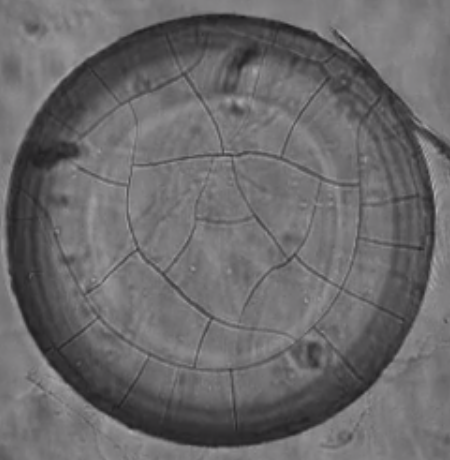
#> input picture image_processing_projects/ORBtest/1-1.PNG, 450 x 460 px, found by its file name
$ python makepuf.py
#> lines starting #> are read from the running program, lines starting #| are printed output that depends on the picture; after the words box and inside, x2 and y2 are one past the last pixel; in counts of white or black regions, pixels touching at a corner belong together
import cv2
import numpy as np
import random
import math
def distan(a,b,x,y):
    return math.sqrt((pow((a-x),2)+(pow((b-y),2))))

def drawrandomcircle(img, num,x,y,r):
    cv2.circle(img,(x,y),2,(255,0,0),3)
    cv2.circle(img,(x,y),r,(0,255,0),3)
    while num > 0:
        rnum1 = random.randrange(0,450)-x#첫번째 원의 중점을 원점으로한 좌표로 변환
        rnum2 = -(random.randrange(0,450)-y)#첫번째 원의 중점을 원점으로한 좌표로 변환
        print (rnum1, rnum2)
        if(pow(rnum1,2) + pow(rnum2,2) < pow(r,2) ) & (distan(rnum1,rnum2,0,0)<(r*1/3)):#1이하 0이상으로 곱해저야함, 2/3이하 추천, 작으면 작을수록 내부 원이 커짐
            rr = random.randrange(int(0.7*(r-distan(rnum1,rnum2,0,0))),int(r-distan(rnum1,rnum2,0,0)))
            cv2.circle(img,(rnum1+x,y-rnum2),2,(255,255,0),3)#출력시에는 다시 원래의 좌표계로 변환해줘야함
            cv2.circle(img,(rnum1+x,y-rnum2),rr,(255,255,0),3)#0.7최소 원반지름 크면 클수록 큰원나옴
            break
        #if(num > 0):
            #drawrandomcircle(img, num-1,rnum1+x,y-rnum2,rr)
    cv2.imshow('detected circles',img)


img = cv2.imread('1-1.PNG',0)
#> img: shape (460, 450); min 28, max 171, mean 105.6
img = cv2.medianBlur(img,5)
cimg = cv2.cvtColor(img,cv2.COLOR_GRAY2BGR)

circles = cv2.HoughCircles(img,cv2.HOUGH_GRADIENT,1,10,
                            param1=50,param2=100,minRadius=0,maxRadius=0)
#> circles = 33 rows, first 8: [221.5, 230.5, 216.8], [231.5, 251.5, 193.7], [212.5, 237.5, 206.4], [225.5, 243.5, 203.3], [187.5, 202.5, 175.2], [217.5, 209.5, 157.6], [245.5, 239.5, 187.1], [236.5, 260.5, 183.1]
j = 0
x = 0
y = 0
circles = np.uint16(np.around(circles))
#> circles = 33 rows, first 8: [222, 230, 217], [232, 252, 194], [212, 238, 206], [226, 244, 203], [188, 202, 175], [218, 210, 158], [246, 240, 187], [236, 260, 183]
for i in circles[0,:]:
    # draw the outer circle
    j+=1

    #cv2.circle(cimg,(i[0],i[1]),i[2],(0,255,0),2)
    # draw the center of the circle
    #cv2.circle(cimg,(i[0],i[1]),2,(0,0,255),3)
    x+=i[0]
    y+=i[0]
#> this loop made 33 passes
#> (i, x, y) on passes 1 to 12: ([222, 230, 217], 222, 222), ([232, 252, 194], 454, 454), ([212, 238, 206], 666, 666), ([226, 244, 203], 892, 892), ([188, 202, 175], 1080, 1080), ([218, 210, 158], 1298, 1298), ([246, 240, 187], 1544, 1544), ([236, 260, 183], 1780, 1780), ([234, 200, 176], 2014, 2014), ([234, 232, 184], 2248, 2248), ([196, 232, 147], 2444, 2444), ([230, 210, 170], 2674, 2674)
#> after the loop, j = 33; x = 7576; y = 7576
x = (int(x/j))
#> x = 229
y = (int(y/j))
#> y = 229
print(j,x,y)
#| 33 229 229

drawrandomcircle(cimg,3, x,y,200)
#> in drawrandomcircle, `cv2.circle(img,(x,y),r,(0,255,0),3)`:
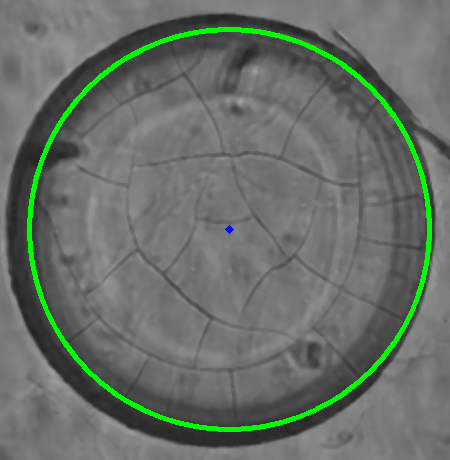
#> img: shape (460, 450, 3); mean B, G, R 103.6, 111.3, 103.6
#> the loop in drawrandomcircle, `while num > 0:` made 4 passes
#> (rnum1, rnum2, rr) on pass 4: (32, -19, 138)
#> (rnum1, rnum2) on passes 1 to 3: (203, 32), (159, 14), (-209, 97)
#| 203 32
#| 159 14
#| -209 97
#| 32 -19
#> after the loop in drawrandomcircle, `while num > 0:`:
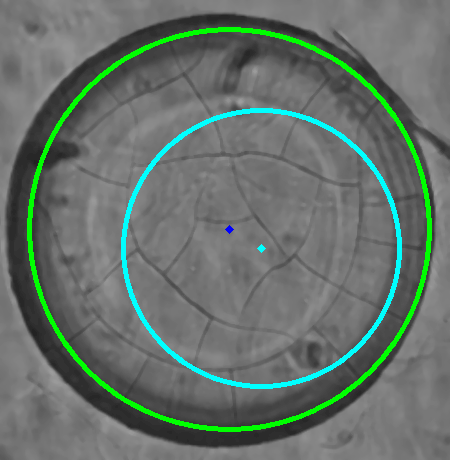
#> img: shape (460, 450, 3); 2.09% of pixels changed, all inside (x1, y1, x2, y2) = (121, 108, 402, 389)


k = cv2.waitKey(0)
#> (key Esc is pressed here)
if k == 27:         # wait for ESC key to exit
    cv2.destroyAllWindows()
elif k == ord('s'): # wait for 's' key to save and exit
    cv2.imwrite('/home/kriskim/Documents/Python/FindCircle/circled_eye.png',cimg)
    cv2.destroyAllWindows()
